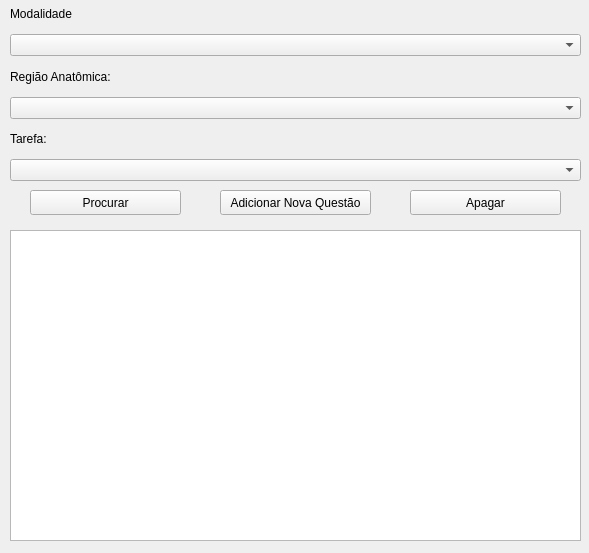
<?xml version="1.0" encoding="UTF-8"?>
<ui version="4.0">
 <class>QuestionList</class>
 <widget class="QWidget" name="QuestionList">
  <property name="geometry">
   <rect>
    <x>0</x>
    <y>0</y>
    <width>589</width>
    <height>553</height>
   </rect>
  </property>
  <property name="windowTitle">
   <string>Form</string>
  </property>
  <widget class="QWidget" name="layoutWidget">
   <property name="geometry">
    <rect>
     <x>10</x>
     <y>0</y>
     <width>571</width>
     <height>181</height>
    </rect>
   </property>
   <layout class="QVBoxLayout" name="verticalLayout">
    <item>
     <widget class="QLabel" name="label_8">
      <property name="text">
       <string>Modalidade</string>
      </property>
     </widget>
    </item>
    <item>
     <widget class="QComboBox" name="modalitiesComboBox"/>
    </item>
    <item>
     <widget class="QLabel" name="label_7">
      <property name="text">
       <string>Região Anatômica:</string>
      </property>
     </widget>
    </item>
    <item>
     <widget class="QComboBox" name="anatomicalRegionComboBox"/>
    </item>
    <item>
     <widget class="QLabel" name="label_6">
      <property name="text">
       <string>Tarefa:</string>
      </property>
      <property name="buddy">
       <cstring>question</cstring>
      </property>
     </widget>
    </item>
    <item>
     <widget class="QComboBox" name="assignmentComboBox"/>
    </item>
   </layout>
  </widget>
  <widget class="QPushButton" name="searchButton">
   <property name="geometry">
    <rect>
     <x>30</x>
     <y>190</y>
     <width>151</width>
     <height>25</height>
    </rect>
   </property>
   <property name="text">
    <string>Procurar</string>
   </property>
  </widget>
  <widget class="QPushButton" name="addNewQuestionButton">
   <property name="geometry">
    <rect>
     <x>220</x>
     <y>190</y>
     <width>151</width>
     <height>25</height>
    </rect>
   </property>
   <property name="text">
    <string>Adicionar Nova Questão</string>
   </property>
  </widget>
  <widget class="QPushButton" name="deleteQuestionButton">
   <property name="geometry">
    <rect>
     <x>410</x>
     <y>190</y>
     <width>151</width>
     <height>25</height>
    </rect>
   </property>
   <property name="text">
    <string>Apagar</string>
   </property>
  </widget>
  <widget class="QWidget" name="gridLayoutWidget">
   <property name="geometry">
    <rect>
     <x>10</x>
     <y>230</y>
     <width>571</width>
     <height>311</height>
    </rect>
   </property>
   <layout class="QGridLayout" name="gridLayout">
    <item row="0" column="0">
     <widget class="QTableView" name="tableView"/>
    </item>
   </layout>
  </widget>
 </widget>
 <resources/>
 <connections/>
</ui>
